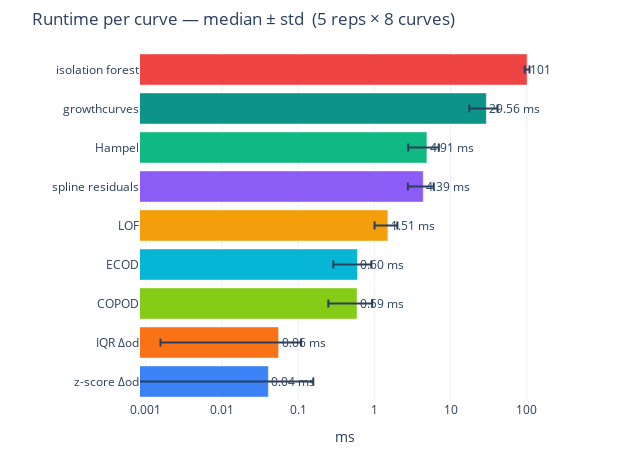

This figure's notebook cell:
### Code cell
import time

N_REPS = 5   # repeat each measurement to reduce noise
_col   = dict(zip(METHODS, [
    "#3B82F6",  # z-score Δod
    "#F97316",  # IQR Δod
    "#10B981",  # Hampel
    "#8B5CF6",  # spline residuals
    "#EF4444",  # isolation forest
    "#06B6D4",  # ECOD
    "#84CC16",  # COPOD
    "#F59E0B",  # LOF
    "#0D9488",  # growthcurves
]))

timing_rows = []
for _ in range(N_REPS):
    for name, fn in METHODS.items():
        for cid, grp in traces_df.groupby("curve_id", sort=False):
            t  = grp["t"].to_numpy()
            od = grp["od"].to_numpy()
            t0 = time.perf_counter()
            fn(t, od)
            timing_rows.append({"method": name, "ms": (time.perf_counter() - t0) * 1e3})

timing_df = pd.DataFrame(timing_rows)
speed = (
    timing_df.groupby("method")["ms"]
    .agg(median_ms="median", std_ms="std")
    .reset_index()
    .sort_values("median_ms")
)

fig = go.Figure(go.Bar(
    x=speed["median_ms"],
    y=speed["method"],
    orientation="h",
    error_x=dict(type="data", array=speed["std_ms"].tolist(), visible=True),
    marker_color=[_col[m] for m in speed["method"]],
    text=[f"{v:.2f} ms" for v in speed["median_ms"]],
    textposition="outside",
))
fig.update_layout(
    template="plotly_white",
    height=50 + len(METHODS) * 45,
    width=640,
    title=f"Runtime per curve — median ± std  ({N_REPS} reps × {traces_df['curve_id'].nunique()} curves)",
    xaxis=dict(title="ms", type="log"),
    yaxis_title="",
    margin=dict(t=50, b=40, l=140, r=90),
)
fig.show()

### Figure 1 — Plotly figure (JSON) as saved in the notebook; plotly's stock layout.template omitted (floating-point values rounded to 4 significant figures)
{"data": [{"error_x": {"array": [0.1174, 0.05392, 0.3447, 0.3115, 0.5008, 1.638, 2.12, 11.87, 7.359], "type": "data", "visible": true}, "marker": {"color": ["#3B82F6", "#F97316", "#84CC16", "#06B6D4", "#F59E0B", "#8B5CF6", "#10B981", "#0D9488", "#EF4444"]}, "orientation": "h", "text": ["0.04 ms", "0.06 ms", "0.59 ms", "0.60 ms", "1.51 ms", "4.39 ms", "4.91 ms", "29.56 ms", "101.45 ms"], "textposition": "outside", "type": "bar", "x": [0.04073, 0.05548, 0.5939, 0.601, 1.508, 4.39, 4.906, 29.56, 101.4], "y": ["z-score Δod", "IQR Δod", "COPOD", "ECOD", "LOF", "spline residuals", "Hampel", "growthcurves", "isolation forest"]}], "layout": {"height": 455, "margin": {"b": 40, "l": 140, "r": 90, "t": 50}, "title": {"text": "Runtime per curve — median ± std  (5 reps × 8 curves)"}, "width": 640, "xaxis": {"title": {"text": "ms"}, "type": "log"}, "yaxis": {"title": {"text": ""}}}}
